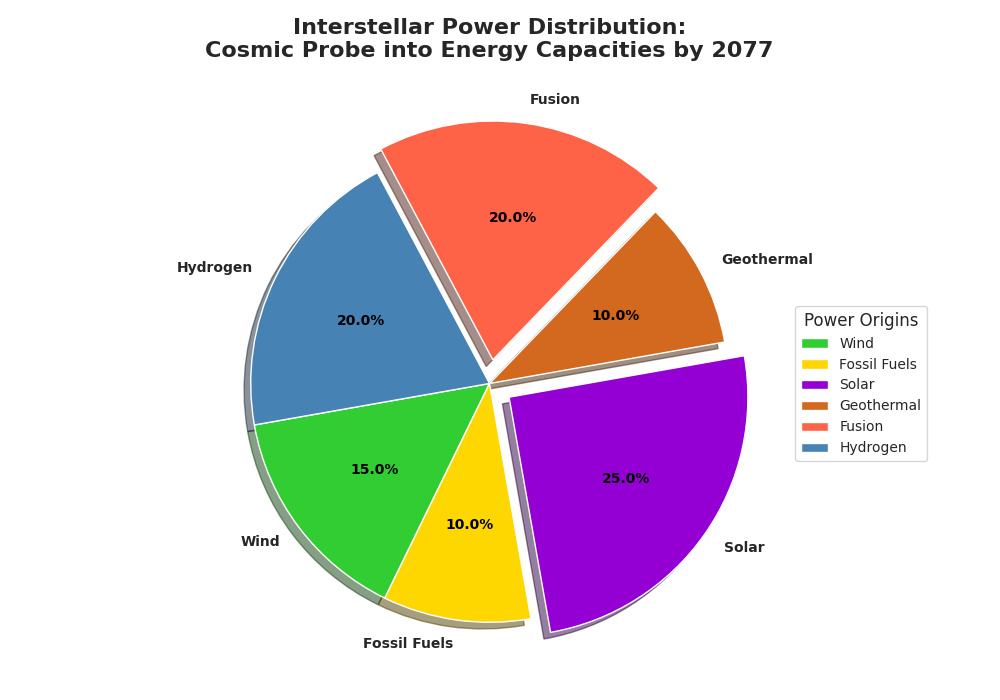

Here is the Python script that generated this plot:
import matplotlib.pyplot as plt
import numpy as np

energy_sources = ['Wind', 'Fossil Fuels', 'Solar', 'Geothermal', 'Fusion', 'Hydrogen']
energy_usage = np.array([15, 10, 25, 10, 20, 20])

# Shuffled colors
colors = ['#32CD32', '#FFD700', '#9400D3', '#D2691E', '#FF6347', '#4682B4']

explode = (0, 0, 0.1, 0, 0.1, 0)

fig, ax = plt.subplots(figsize=(10, 7), subplot_kw=dict(aspect="equal"))

wedges, texts, autotexts = ax.pie(
    energy_usage,
    labels=energy_sources,
    autopct='%1.1f%%',
    startangle=190,
    colors=colors,
    explode=explode,
    shadow=True
)

plt.setp(autotexts, size=10, weight="bold", color='black')
plt.setp(texts, size=10, weight='bold')

plt.title(
    'Interstellar Power Distribution:\nCosmic Probe into Energy Capacities by 2077',
    fontsize=16, weight='bold', pad=20
)

ax.legend(
    wedges, energy_sources, title="Power Origins",
    loc="center left", bbox_to_anchor=(1, 0, 0.5, 1), fontsize=10
)

plt.tight_layout()
plt.show()
